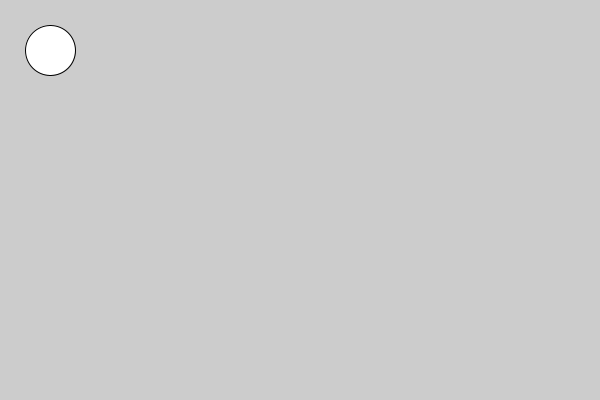
Frame 1 (no input)
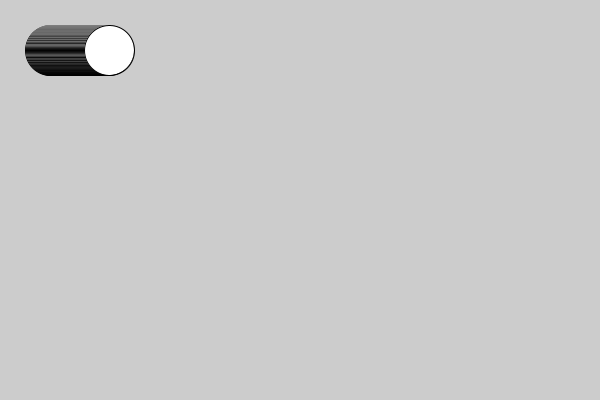
Frame 60 (the mouse pressed at the canvas centre just before this capture)
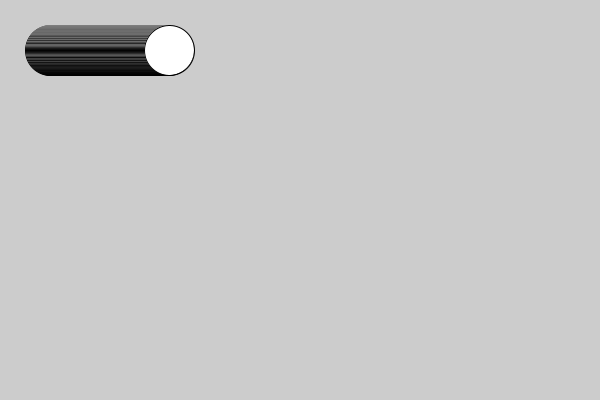
Frame 120 (the mouse held since frame 60 and released just before this capture)

The Processing sketch that drew these frames (run headless with seeded random() and noise(); from frame 60 on, the mouse is pressed at the canvas centre):

// Processing sketch: hetbewegenderonje
// ── hetbewegenderonje.pde
/*void setup()
{
  size(600, 400);
}

void draw()
{
  ellipse(100,500,590,509);
float x = 50;}
*/

float x = 50;

void setup()
{
  size(600, 400);
}

void draw()
{
  ellipse(x,50,50,50);
  x = x + 1;
}
